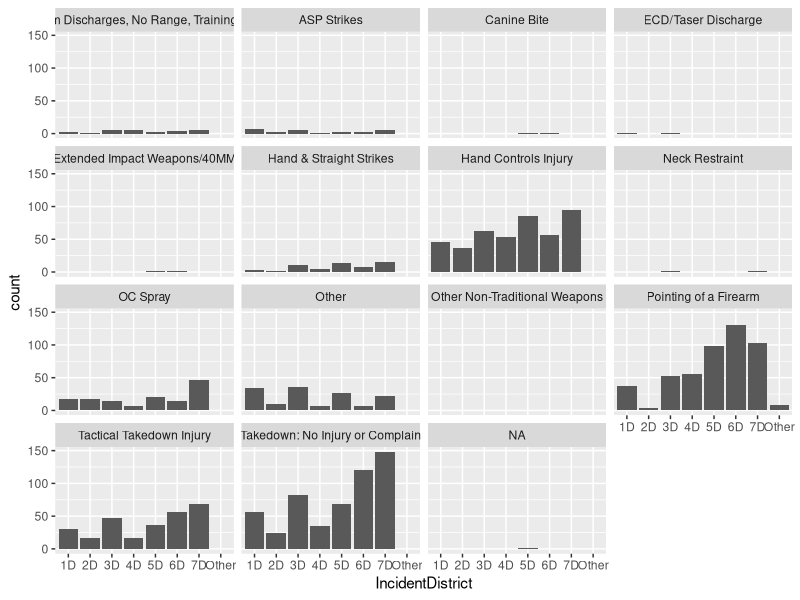
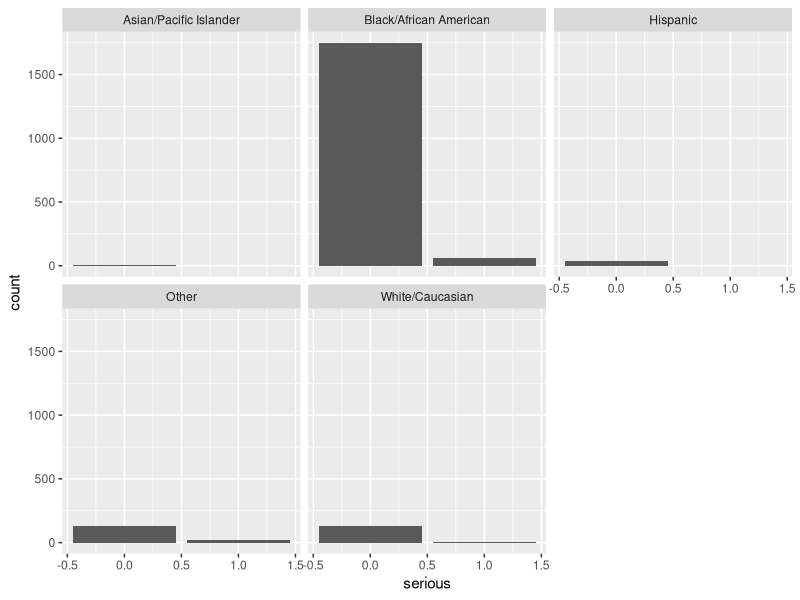
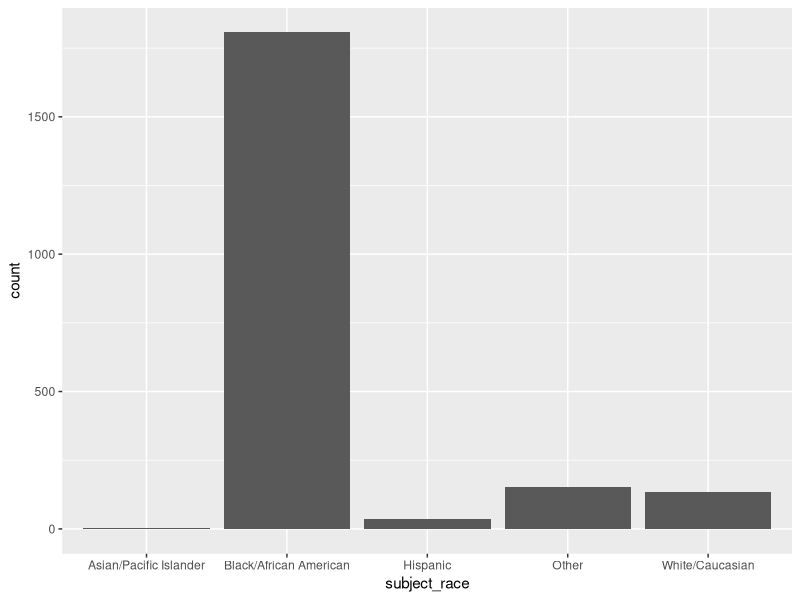

Write the R code that produced these figures, in order. (Note: this script raises an error after producing the figures.)
## ---- chunk 1
library(conflicted)
library(dplyr)
dplyr::filter
conflicts_prefer(dplyr::filter)
## ---- chunk 2
library(conflicted)
library(dplyr)
library(tidyverse)
library(ggthemes)
library(ggplot2)
library(tibble)
# https://mpdc.dc.gov/node/1635896
df <- read.csv("UoF_mpd_2021_public.csv")
#df
## ---- chunk 3
mpd_dat <- read.csv('UoF_mpd_2021_public.csv')
#head(mpd_dat)
#View(mpd_dat)

ggplot(data = mpd_dat, mapping = aes(x = IncidentDistrict)) + 
  geom_bar() +
    facet_wrap(~uof_type)
## ---- chunk 4
ggplot(data = mpd_dat, mapping = aes(x = serious)) + 
  geom_bar() +
    facet_wrap(~subject_race)
## ---- chunk 5
ggplot(data = mpd_dat, mapping = aes(x = subject_race)) + 
  geom_bar()
## ---- chunk 6
ggplot(subset(force_by_district_race, OfficerAssignment %in% c("1D", "2D", "3D", "4D", "5D", "6D", "7D")), 
       aes(x = OfficerAssignment, y = Total_Use_of_Force, fill = subject_race)) +
  geom_bar(stat = "identity") +
  labs(title = "Use of Force Incidents by District") +
  xlab("Districts") +
  ylab("Total Use of Force Incidents")
## ---- chunk 7
#what dispositions are we most interested in knowing more about?
## ---- chunk 8
#graph for gender and uof type 
mpd_dat <- mpd_dat[complete.cases(mpd_dat), ] #removed nulls

ggplot(mpd_dat, aes(x = subject_gender, fill = uof_type)) +
  geom_bar() +
  labs(title = "Gender and Use of Force Type",
       x = "Gender",
       y = "Count") +
  scale_fill_discrete(name = "UOF Type")

## ---- chunk 9
unique(mpd_dat$disposition)
#rename 
#Justified - tactical improvement opp -> jtip 
#Justified - within department policy -> jwdp
#not justified - not within departmental policy -> njnwdp

mpd_dat$disposition <- recode(mpd_dat$disposition,
  "Justified - Tactical Improvement Opportunity" = "JTIP",
  "Tracking Only" = "Tracking",
  "Justified - Within Department Policy" = "JWDP",
  "Not Justified - Not Within Departmental Policy" = "NJNWDP",
  "NA" = "Unknown"
)
## ---- chunk 10
unique(mpd_dat$disposition)
## ---- chunk 11
unique(mpd_dat$uof_type)
## ---- chunk 12
unique(mpd_dat$OfficerAssignment)
## ---- chunk 13
districts <- c("1D", "2D", "3D", "4D", "5D", "6D", "7D")
mpd_dat_filtered <- mpd_dat[mpd_dat$OfficerAssignment %in% districts, ]


ggplot(mpd_dat_filtered, aes(x = disposition)) +
  geom_bar() +
  labs(title = "Dispositions for Each District",
       x = "Dispositions",
       y = "Count")
## ---- chunk 14
#df with officer assignment, disposition, officer race
officer_by_district <- mpd_dat %>%
  group_by(OfficerAssignment, disposition, OfficerRace)
## ---- chunk 15
summary_data <- officer_by_district %>%
  filter(OfficerAssignment %in% c("1D")) %>%
  group_by(OfficerAssignment, disposition) %>%
  summarise(count = n())

ggplot(summary_data, aes(x = OfficerAssignment, fill = disposition, y = count)) +
  geom_bar(stat = "identity", position = "dodge") +
  labs(title = "District 1: Use of Force Disposition by Officers",
       x = "District",
       y = "Count") +
  facet_wrap(~OfficerAssignment, ncol = 2)

## ---- chunk 16
summary_data <- officer_by_district %>%
  filter(OfficerAssignment %in% c("7D")) %>%
  group_by(OfficerAssignment, disposition) %>%
  summarise(count = n())

ggplot(summary_data, aes(x = OfficerAssignment, fill = disposition, y = count)) +
  geom_bar(stat = "identity", position = "dodge") +
  labs(title = "District 7: Use of Force Disposition by Officers",
       x = "District",
       y = "Count") +
  facet_wrap(~OfficerAssignment, ncol = 2)
## ---- chunk 17

districts <- c("1D", "2D", "3D", "4D", "5D", "6D", "7D")
mpd_dat_filtered <- mpd_dat[mpd_dat$OfficerAssignment %in% districts, ]

uof_counts <- mpd_dat_filtered %>%
  group_by(OfficerAssignment) %>%
  summarise(Count = n())

ggplot(uof_counts, aes(x = OfficerAssignment, y = Count)) +
  geom_bar(stat = "identity") +
  labs(title = "Use of Force by District",
       x = "District",
       y = "Count")
## ---- chunk 18
summary_data <- officer_by_district %>%
  filter(OfficerAssignment %in% c("1D", "2D", "3D", "4D", "5D", "6D", "7D")) %>%
  group_by(OfficerAssignment, disposition) %>%
  summarise(count = n())


ggplot(summary_data, aes(x = OfficerAssignment, fill = disposition, y = count)) +
  geom_bar(stat = "identity", position = "dodge") +
  labs(title = "Use of Force Disposition by Officers District",
       x = "Districts",
       y = "Disposition") +
  facet_wrap(~OfficerAssignment, ncol = 2)
